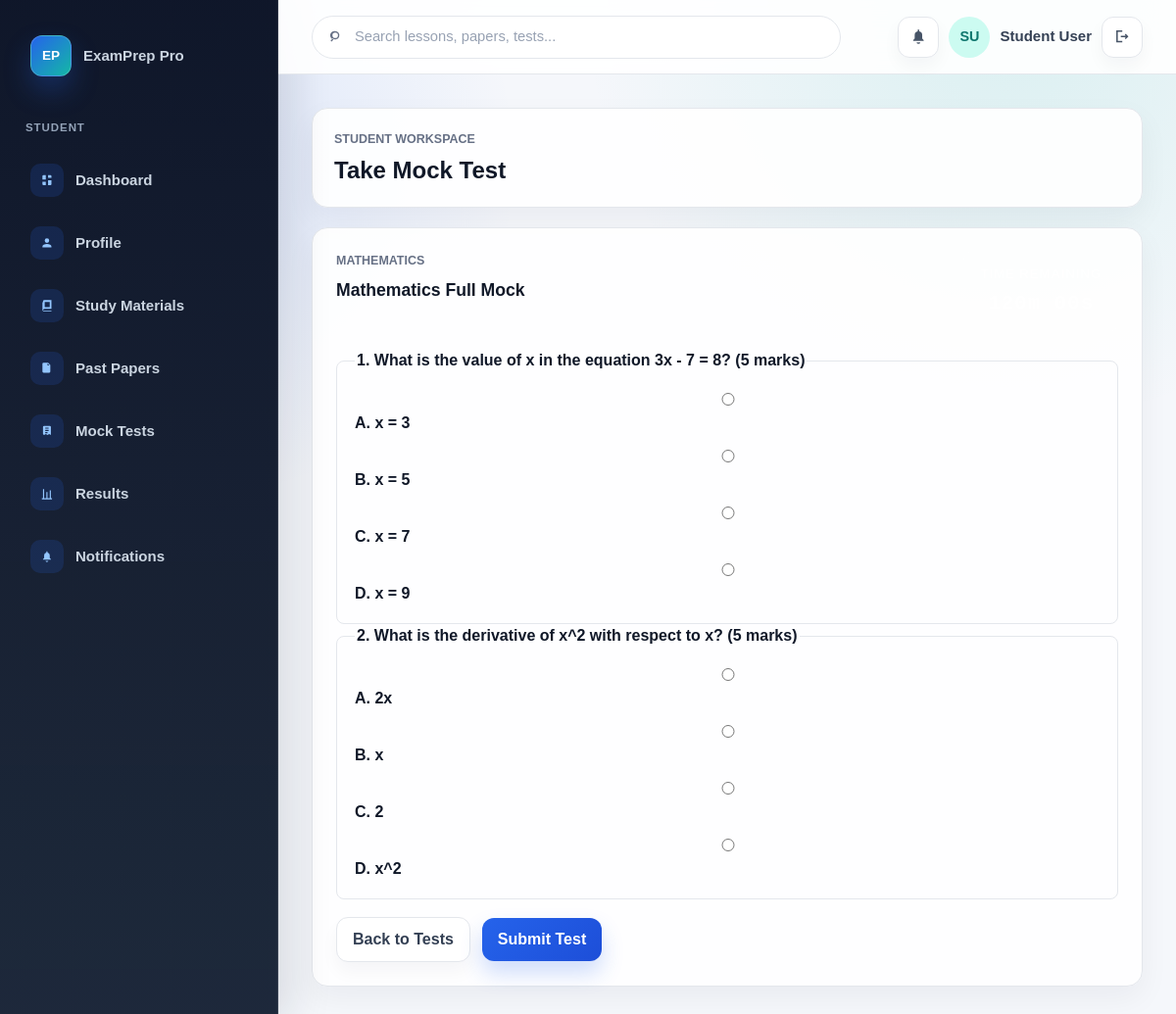
The app's page /student/mock-tests/1 (signed in) with its own data.
### tables this page shows
CREATE TABLE tests (
            id INTEGER PRIMARY KEY AUTOINCREMENT,
            title TEXT NOT NULL,
            subject TEXT DEFAULT '',
            duration INTEGER DEFAULT 60,
            marks INTEGER DEFAULT 100,
            file_url TEXT DEFAULT '',
            file_name TEXT DEFAULT ''
        );

CREATE TABLE questions (
            id INTEGER PRIMARY KEY AUTOINCREMENT,
            test_id INTEGER NOT NULL,
            text TEXT NOT NULL,
            answer TEXT DEFAULT 'A',
            marks INTEGER DEFAULT 1,
            remark TEXT DEFAULT '',
            options_json TEXT DEFAULT '[]',
            FOREIGN KEY (test_id) REFERENCES tests (id) ON DELETE CASCADE
        );

### app.py (the view)
@app.route("/student/mock-tests/<int:test_id>")
@login_required("student")
def student_take_test(test_id):
    test = MOCK_TESTS.get(test_id) or MOCK_TESTS[0]
    return render_template("student/take_test.html", title="Take Mock Test", test=test, test_id=test_id)

### app.py (called while the page is built)
def get_db():
    if "db" not in g:
        g.db = sqlite3.connect(app.config["DATABASE"])
        g.db.row_factory = sqlite3.Row
        g.db.execute("PRAGMA foreign_keys = ON")
    return g.db

def db_all(sql, params=()):
    return get_db().execute(sql, params).fetchall()

def db_one(sql, params=()):
    return get_db().execute(sql, params).fetchone()

def dashboard_for_role(role):
    return "admin_dashboard" if role == "admin" else "student_dashboard"

def login_required(role=None):
    def decorator(view):
        @wraps(view)
        def wrapped_view(*args, **kwargs):
            user_role = session.get("user_role")
            if not user_role:
                session["auth_next"] = next_path_for_request()
                return redirect(url_for("register", next=session["auth_next"]))
            if role and user_role != role:
                return redirect(url_for(dashboard_for_role(user_role)))
            return view(*args, **kwargs)
        return wrapped_view
    return decorator

@app.context_processor
def inject_navigation():
    current_user_name = session.get("user_name", "Student User")
    current_user_initials = "".join(part[:1] for part in current_user_name.split()[:2]).upper() or "SU"
    return {
        "public_nav": PUBLIC_NAV,
        "student_nav": STUDENT_NAV,
        "admin_nav": ADMIN_NAV,
        "current_user_role": session.get("user_role"),
        "current_user_name": current_user_name,
        "current_user_initials": current_user_initials,
        "current_dashboard_endpoint": dashboard_for_role(session.get("user_role", "student")),
    }

    def __getattr__(self, key):
        try:
            return self[key]
        except KeyError as exc:
            raise AttributeError(key) from exc

    def get(self, item_id):
        row = db_one(f"SELECT * FROM {self.table} WHERE id = ?", (item_id,))
        return self._record_from_row(row) if row else None

    def _record_from_row(self, row):
        return TestRecord(self, dict(row))

    def _rows(self):
        return db_all("SELECT * FROM questions WHERE test_id = ? ORDER BY id ASC", (self.test_id,))

    def _record_from_row(self, row):
        data = dict(row)
        data["options"] = json.loads(data.get("options_json") or "[]")
        data.pop("options_json", None)
        return DbRecord(self, data)

    def __iter__(self):
        return (self._record_from_row(row) for row in self._rows())

### templates/student/take_test.html (shortened to what this page needs)
{% extends "base.html" %}
{% from "macros.html" import student_shell with context %}
{% block content %}
{% call student_shell(title) %}
    <article class="panel test-panel" data-test-id="{{ test_id }}">
        <div class="test-header">
            <div>
                <p class="eyebrow">{{ test.subject }}</p>
                <h2>{{ test.title }}</h2>
            </div>
            <div class="test-meta">
                <div class="test-timer" data-test-timer data-duration-seconds="{{ test.duration * 60 }}">
                    <span>Time remaining</span>
                    <strong data-timer-display>{{ test.duration }}m 00s</strong>
                </div>
            </div>
        </div>
        <form method="post" action="{{ url_for('student_submit_test', test_id=test_id) }}" data-test-form>
            {% set questions = test.questions|default([]) %}
            {% if questions %}
                {% for question in questions %}
                    {% set question_idx = loop.index %}
                    <fieldset>
                        <legend>{{ question_idx }}. {{ question.text }} ({{ question.marks }} marks)</legend>
                        {% for option in question.options %}
                            {% set option_letter = ['A', 'B', 'C', 'D'][loop.index0] %}
                            <label>
                                <input type="radio" name="q{{ question_idx }}" value="{{ option_letter }}">
                                {{ option_letter }}. {{ option }}
                            </label>
                        {% endfor %}
                    </fieldset>
                {% endfor %}
            {% endif %}
            <div class="quick-actions">
                <a class="button button-secondary" href="{{ url_for('student_mock_tests') }}">Back to Tests</a>
                <button class="button" type="submit">Submit Test</button>
            </div>
        </form>
    </article>
{% endcall %}
{% endblock %}

### records on screen
tests: subject "MATHEMATICS", title "Mathematics Full Mock"
questions: question_idx "1", text "What is the value of x in the equation 3x - 7 = 8?", marks "5", options "A" "B" "C" "D", options "x = 3" "x = 5" "x = 7" "x = 9"
questions: id "2", text "What is the derivative of x^2 with respect to x?", marks "5", options "A" "B" "C" "D", options "2x" "x" "2" "x^2"

### other values on screen
{{ label }} "Dashboard" "Profile" "Study Materials" "Past Papers" "Mock Tests" "Results" "Notifications"
{{ current_user_initials }} "SU"
{{ current_user_name }} "Student User"
{{ title }} "Take Mock Test"
